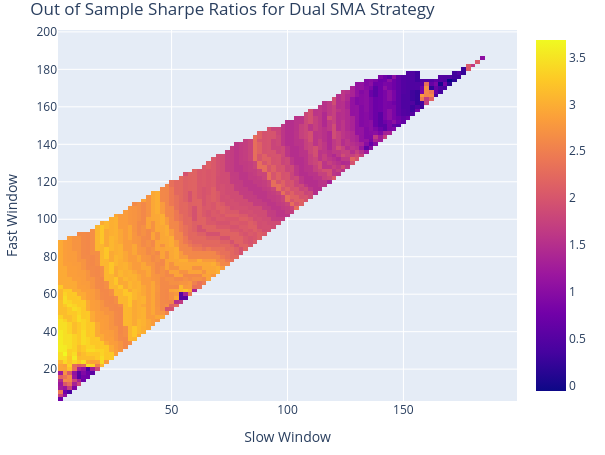

The cell this chart's notebook holds for it:
### Markdown cell above
What would've been the best window combination on the out of sample data and how did it perform comapared to itself in sample?

### Code cell
windows = np.arange(2, 201, 2)
fast_ma, slow_ma = vbt.MA.run_combs(
    out_sample["Close"], window=windows, r=2, short_names=["fast", "slow"]
)
entries = fast_ma.ma_crossed_above(slow_ma)
exits = fast_ma.ma_crossed_below(slow_ma)

combination_testing_portfolio = vbt.Portfolio.from_signals(
    close=out_sample["Close"], entries=entries, exits=exits, init_cash=100_000, freq="D"
)

sharpe_ratios = combination_testing_portfolio.sharpe_ratio()
best_params = sharpe_ratios.idxmax()
best_fast_window, best_slow_window = best_params

print(f"\nBest Parameters Found:")
print(f"  Fast Window: {best_fast_window}")
print(f"  Slow Window: {best_slow_window}")
print(f"  Resulting Sharpe Ratio: {sharpe_ratios.max():.2f}")

sharpe_ratios.vbt.heatmap(
    xaxis_title="Slow Window",
    yaxis_title="Fast Window",
    title="Out of Sample Sharpe Ratios for Dual SMA Strategy",
).show()

### Figure 1 — Plotly figure (JSON) as saved in the notebook; plotly's stock layout.template omitted (floating-point values rounded to 4 significant figures; data arrays with more than 128 entries replaced by an {"elided": "..."} marker saying what was removed)
{"data": [{"colorscale": [[0, "#0d0887"], [0.1111, "#46039f"], [0.2222, "#7201a8"], [0.3333, "#9c179e"], [0.4444, "#bd3786"], [0.5556, "#d8576b"], [0.6667, "#ed7953"], [0.7778, "#fb9f3a"], [0.8889, "#fdca26"], [1, "#f0f921"]], "hoverongaps": false, "hovertemplate": "fast_window: %{x}<br>slow_window: %{y}<br>value: %{z}<extra></extra>", "type": "heatmap", "uid": "88eb3c96-3cae-4360-9e64-dc6f89596214", "x": [2, 4, 6, 8, 10, 12, 14, 16, 18, 20, 22, 24, 26, 28, 30, 32, 34, 36, 38, 40, 42, 44, 46, 48, 50, 52, 54, 56, 58, 60, 62, 64, 66, 68, 70, 72, 74, 76, 78, 80, 82, 84, 86, 88, 90, 92, 94, 96, 98, 100, 102, 104, 106, 108, 110, 112, 114, 116, 118, 120, 122, 124, 126, 128, 130, 132, 134, 136, 138, 140, 142, 144, 146, 148, 150, 152, 154, 156, 158, 160, 162, 164, 166, 168, 170, 172, 174, 176, 178, 180, 182, 184, 186, 188, 190, 192, 194, 196, 198], "y": [4, 6, 8, 10, 12, 14, 16, 18, 20, 22, 24, 26, 28, 30, 32, 34, 36, 38, 40, 42, 44, 46, 48, 50, 52, 54, 56, 58, 60, 62, 64, 66, 68, 70, 72, 74, 76, 78, 80, 82, 84, 86, 88, 90, 92, 94, 96, 98, 100, 102, 104, 106, 108, 110, 112, 114, 116, 118, 120, 122, 124, 126, 128, 130, 132, 134, 136, 138, 140, 142, 144, 146, 148, 150, 152, 154, 156, 158, 160, 162, 164, 166, 168, 170, 172, 174, 176, 178, 180, 182, 184, 186, 188, 190, 192, 194, 196, 198, 200], "z": {"elided": "99x99 float values"}}], "layout": {"height": 455, "legend": {"orientation": "h", "traceorder": "normal", "x": 1, "xanchor": "right", "y": 1.02, "yanchor": "bottom"}, "margin": {"b": 30, "l": 30, "r": 30, "t": 30}, "title": {"text": "Out of Sample Sharpe Ratios for Dual SMA Strategy"}, "width": 605, "xaxis": {"title": {"text": "Slow Window"}}, "yaxis": {"title": {"text": "Fast Window"}}}}
